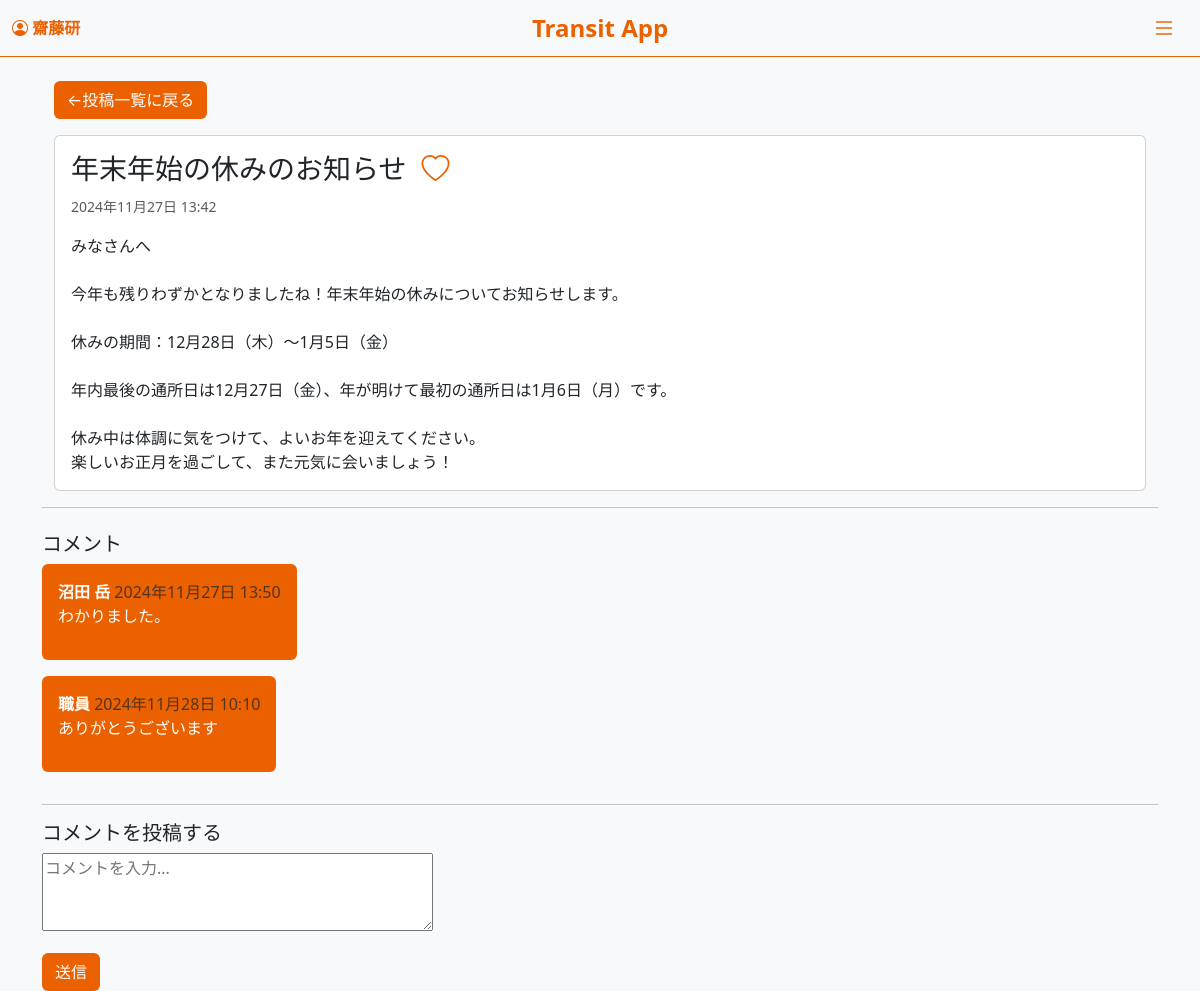
The app's page /post/2024holiday/ (signed in), older data.
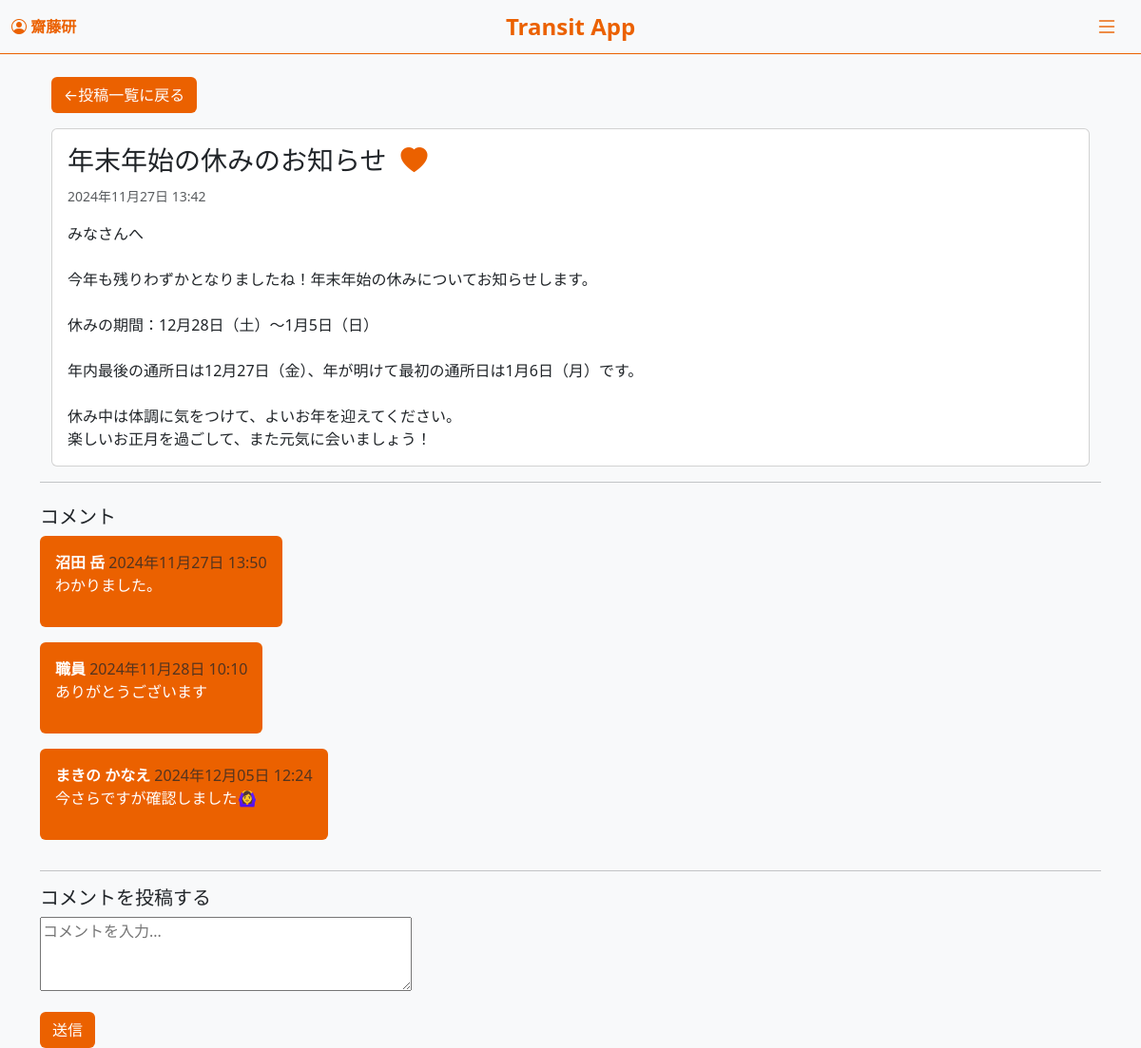
The same page, newer data.
### accounts/models.py (models this page shows, shortened)
class Post(models.Model):
    title = models.CharField(max_length=200)
    slug = models.SlugField(unique=True, blank=True)
    content = models.TextField()
    attached_file = models.FileField(upload_to='attachments/', blank=True, null=True)
    created_at = models.DateTimeField(default=timezone.now)
    read_by = models.ManyToManyField(User, related_name='read_posts', blank=True)  # 既読ユーザーのフィールド
    likes = models.ManyToManyField(User, related_name='liked_posts', blank=True)
    new_comment = models.BooleanField(default=False)
    class Meta:
        verbose_name = "投稿"
        verbose_name_plural = "投稿一覧"

class Comment(models.Model):
    post = models.ForeignKey(Post, on_delete=models.CASCADE, related_name='comments')
    user = models.ForeignKey(User, on_delete=models.CASCADE)
    content = models.TextField()
    created_at = models.DateTimeField(auto_now_add=True)
    reply = models.TextField(blank=True, null=True)
    replied_at = models.DateTimeField(blank=True, null=True)

### accounts/views.py (the view)
# urls.py: path('post/<slug:slug>/', views.post_detail, name='post_detail'),
@login_required
def post_detail(request, slug):
    post = get_object_or_404(Post, slug=slug)
    if request.user not in post.read_by.all():
        post.read_by.add(request.user)
    comments = post.comments.all()
    if request.method == 'POST':
        form = CommentForm(request.POST)
        if form.is_valid():
            comment = form.save(commit=False)
            comment.post = post
            comment.user = request.user
            comment.save()
            return redirect('post_detail', slug=post.slug)
    else:
        form = CommentForm()
    if post.new_comment:
        post.new_comment = False
        post.save()
    context = {
        'post': post,
        'decoded_file_url': decode_filename(post.attached_file.url) if post.attached_file else None,
        'comments': post.comments.all(),
        'form': form,
    }
    return render(request, 'accounts/post_detail.html', context)

### accounts/forms.py
class CommentForm(forms.ModelForm):
    class Meta:
        model = Comment
        fields = ['content']
        widgets = {
            'content': forms.Textarea(attrs={'rows': 3, 'placeholder': 'コメントを入力...'})
        }
        labels = {
            'content': '',
        }

### accounts/templates/accounts/post_detail.html (shortened to what this page needs)
{% extends 'accounts/base.html' %}
{% block detail %}
    <div class="container mt-4">
        <a href="{% url 'index' %}" class="btn btn-eb6100 mb-3">←投稿一覧に戻る</a>
        <div class="card">
            <div class="card-body">
                <h3 class="card-title">{{ post.title }}<i id="like-icon" class="bi {% if user in post.likes.all %}bi-heart-fill{% else %}bi-heart{% endif %}"
                    style="cursor: pointer; color: #eb6100"
                    data-post-slug="{{ post.slug }}">
                </i></h3>
                <p class="card-text"><small class="text-muted">{{ post.created_at|date:"Y年m月d日 H:i" }}</small></p>
                <p class="card-text">{{ post.content|linebreaksbr }}</p>
            </div>
        </div>
    </div>
    <hr>
    <div class="comments-section mt-4">
        <h5>コメント</h5>
        <div>
            {% for comment in comments %}
            <div class="comment-bubble text-white bg-eb6100 p-3 mb-3 rounded float-start">
                <strong>{{ comment.user.last_name }} {{ comment.user.first_name }}</strong>
                <span class="text-muted">{{ comment.created_at|date:"Y年m月d日 H:i" }}</span>
                <p>{{ comment.content }}</p>
            </div>
            {% endfor %}
        </div>
        <div class="clearfix"></div>
        <hr>
        <h5>コメントを投稿する</h5>
        <form method="post">
            {{ form.as_p }}
            <button type="submit" class="btn btn-eb6100">送信</button>
        </form>
    </div>
{% endblock detail%}

Row changes from the older to the newer data that the page shows:
changed Post "年末年始の休みのお知らせ": content "みなさんへ 今年も残りわずかとなりましたね！年末年始の休みについてお知らせします。 休みの期間：12月28日（木）～1月5日（金） 年内最後の通所日は12月27日（金）、年が明けて最初の通所日は1月6日（月）です。 休み中は体調に気をつけて、よいお年を迎えてください。 楽しいお正月を過ごして、また元気に会いましょう！" → "みなさんへ 今年も残りわずかとなりましたね！年末年始の休みについてお知らせします。 休みの期間：12月28日（土）～1月5日（日） 年内最後の通所日は12月27日（金）、年が明けて最初の通所日は1月6日（月）です。 休み中は体調に気をつけて、よいお年を迎えてください。 楽しいお正月を過ごして、また元気に会いましょう！"
added Comment: user.last_name "まきの", user.first_name "かなえ", created_at "2024年12月05日 12:24", content "今さらですが確認しました🙆‍♀️"
